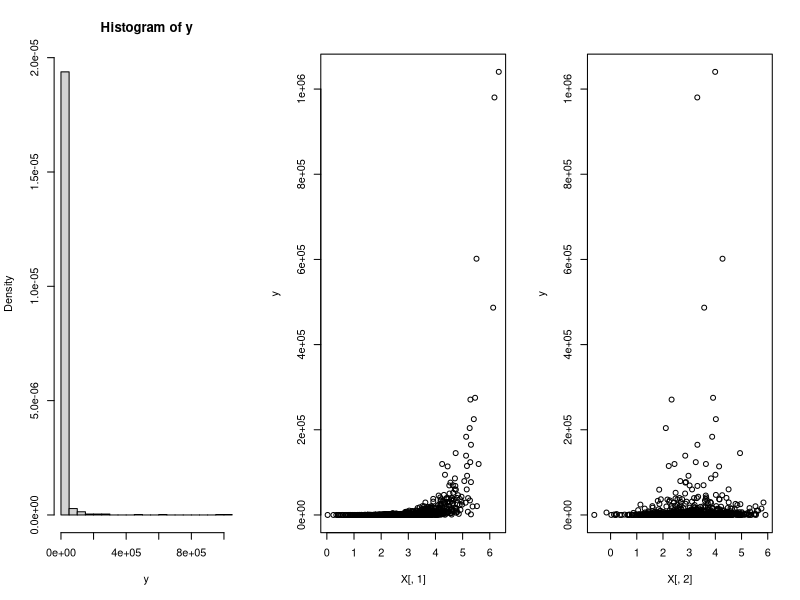
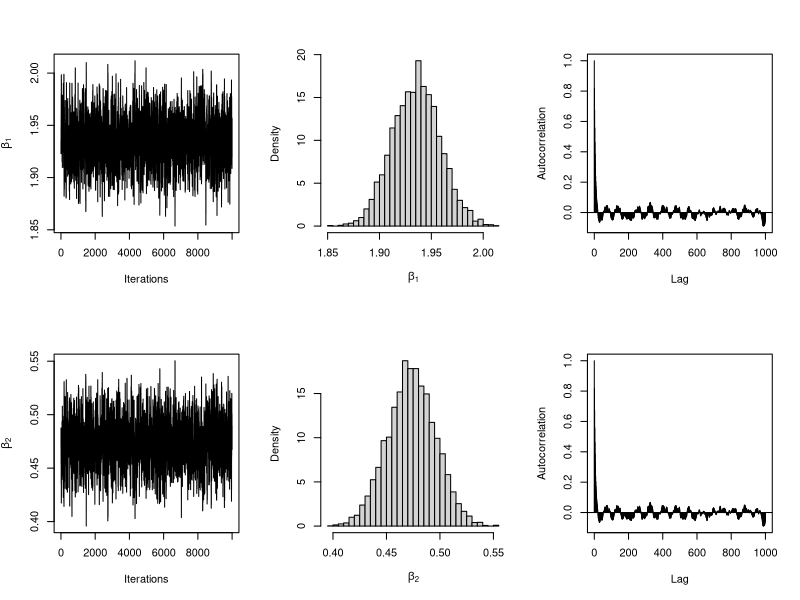
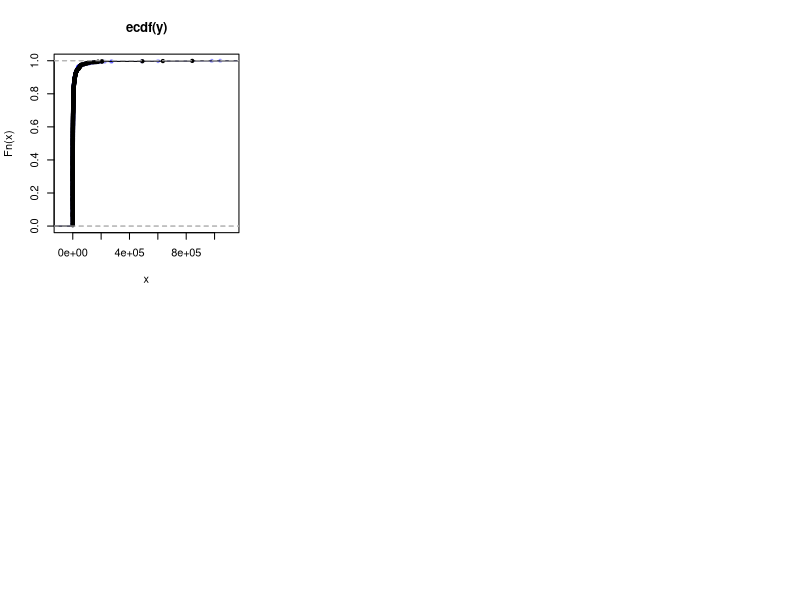
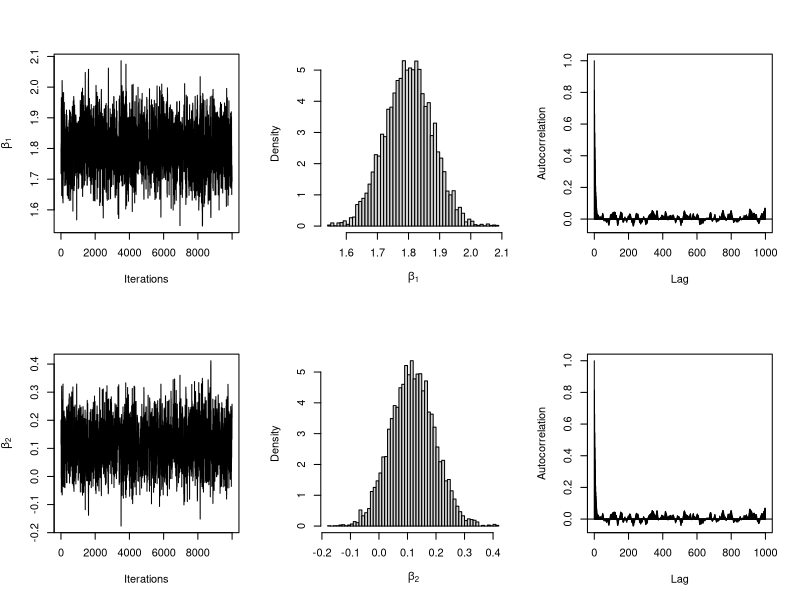

Write the R code that produced these figures, in order.
## ---- chunk 1
geometricll=function(beta,y,X)
{
# LOG-POSTERIOR OF beta FOR THE GEOMETRIC MODEL UNDER FLAT PRIOR
mu=exp(X%*%as.vector(beta)) #mu=(1-p)/p
sum((y)*log(mu)-(y+1)*log(1+mu))
}

#Now let's write the MCM algorithm
hmflatgeometric=function(niter,y,X,scale)
{
# A GAUSSIAN RANDOM WALK MH SAMPLER FOR THE PROBIT MODEL
# UNDER FLAT PRIOR

library(mnormt)
p=dim(X)[2] #select the number of columns of X 
mod=summary(glm.nb(y ~ 0+X, link = log)) 
beta=matrix(0,niter,p) #matrix of 0 of dim (niter,p)
beta[1,]=as.vector(mod$coeff[,1])  #as.vector(mod$coeff[,1])
Sigma2=as.matrix(mod$cov.unscaled) # the asymptotic (Fisher)covariance matrix Σ of the                                     maximum likelihood estimate as the covariance matrix
for (i in 2:niter)
{
tildebeta=rmnorm(1,beta[i-1,],scale*Sigma2) #rmnorm is a speed-optimised version of the                                               rnorm
llr=geometricll(tildebeta,y,X)-geometricll(beta[i-1,],y,X) #log of the ratio pi(y)/pi(x)
if (runif(1)<=exp(llr)) beta[i,]=tildebeta 
else {
  beta[i,]=beta[i-1,]}
}
beta
}

## ---- chunk 2
library(MASS)
n=100
X<-matrix(rnorm(2*n,mean = 3, sd = 1),ncol=2)
b<-runif(2,0,1)
y=rep(0,n)
posterior=rep(0,n)
mu=rep(0,n)
for (i in 1:n){
  mu[i]=exp(X[i,]%*%b)
  y[i]=rgeom(1, 1/(1+mu[i]))
}
ifelse(mu>1, TRUE, FALSE)
## ---- chunk 3
library(MASS)
n=1000
X<-matrix(rnorm(2*n,mean = 3, sd = 1),ncol=2)
b<-runif(2,0,2)
y=rep(0,n)
posterior=rep(0,n)
mu=rep(0,n)
for (i in 1:n){
  mu[i]=exp(X[i,]%*%b)
  y[i]=rgeom(1, 1/(1+mu[i]))
}
state=ifelse(mu>1, TRUE, FALSE) 

if(!all(state)) stop("This is an error message: mu must be >1") 

#VISUALISATION OF DATA
par(mfrow=c(1,3))
hist(y,nclass=20, prob=TRUE)
plot(X[,1],y)
plot(X[,2],y)

#USE OF hmflatgeometric
flatgeometric=hmflatgeometric(10000,y,X,1)

#PLOT OF useful hmflatgeometric information
par(mfrow=c(2,3))
plot(flatgeometric[,1],type="l",xlab="Iterations",ylab=expression(beta[1]))
hist(flatgeometric[1001:10000,1],nclass=50, prob=TRUE,main="",xlab=expression(beta[1]))
acf(flatgeometric[1001:10000,1],lag=1000,main="",ylab="Autocorrelation",ci=F)

plot(flatgeometric[,2],type="l",xlab="Iterations",ylab=expression(beta[2]))
hist(flatgeometric[1001:10000,2],nclass=50,prob=TRUE,main="",xlab=expression(beta[2]))
acf(flatgeometric[1001:10000,1],lag=1000,main="",ylab="Autocorrelation",ci=F)

sprintf("The expected beta was: [ %f %f ]", b[1], b[2])
sprintf("While the obtained (average) beta is: [ %f %f ]", mean(flatgeometric[,1]), mean(flatgeometric[,2]))

#OBTAINED ECDF
y_f=rep(0,n)
for (i in 1:n){
  mu_f=exp(X[i,]%*%c(mean(flatgeometric[,1]),mean(flatgeometric[,2])))
  y_f[i]=rgeom(1, 1/(1+mu_f))}

plot(ecdf(y), col=rgb(0,0,1,1/4))
plot(ecdf(y_f), add=T)


## ---- chunk 4
library(MASS)
test_geom=function(niter,y,X,scale)
{
# A GAUSSIAN RANDOM WALK MH SAMPLER FOR THE PROBIT MODEL
# UNDER FLAT PRIOR

library(mnormt)
p=dim(X)[2] #select the number of columns of X 
mod=summary(glm.nb(y ~ 0+X, link = log)) 
beta=matrix(0,niter,p) #matrix of 0 of dim (niter,p)
beta[1,]=as.vector(mod$coeff[,1])  #as.vector(mod$coeff[,1])
Sigma2=as.matrix(mod$cov.unscaled) # the asymptotic (Fisher)covariance matrix Σ of the                                     maximum likelihood estimate as the covariance matrix
reject=0
for (i in 2:niter)
{
tildebeta=rmnorm(1,beta[i-1,],scale*Sigma2) #rmnorm is a speed-optimised version of the                                               rnorm
llr=geometricll(tildebeta,y,X)-geometricll(beta[i-1,],y,X) #log of the ratio pi(y)/pi(x)
if (runif(1)<=exp(llr)) beta[i,]=tildebeta 
else {
  reject=reject+1
  beta[i,]=beta[i-1,]}
}
result<-list(beta,reject/niter)
names(result)<-c("beta", 'rej_rate')
return(result)
}

#data generation
n=100
X<-matrix(rnorm(2*n,mean = 3, sd = 1),ncol=2)
b<-runif(2,0,2)
y=rep(0,n)
posterior=rep(0,n)
mu=rep(0,n)
for (i in 1:n){
  mu[i]=exp(X[i,]%*%b)
  y[i]=rgeom(1, 1/(1+mu[i]))
}

#check existing conditions
state=ifelse(mu>1, TRUE, FALSE) 
if(!all(state)) stop("mu<1") #mu must be >1

#results

result<-test_geom(10000,y,X,1)
flatgeometric=matrix(unlist(result[1]), ncol=2, byrow=F)
flatgeometric_2=hmflatgeometric(10000,y,X,1)

taux_refuse<-result[2]

#plot
par(mfrow=c(2,3))
plot(flatgeometric[,1],type="l",xlab="Iterations",ylab=expression(beta[1]))
hist(flatgeometric[1001:10000,1],nclass=50, prob=TRUE,main="",xlab=expression(beta[1]))
acf(flatgeometric[1001:10000,1],lag=1000,main="",ylab="Autocorrelation",ci=F)

plot(flatgeometric[,2],type="l",xlab="Iterations",ylab=expression(beta[2]))
hist(flatgeometric[1001:10000,2],nclass=50,prob=TRUE,main="",xlab=expression(beta[2]))
acf(flatgeometric[1001:10000,1],lag=1000,main="",ylab="Autocorrelation",ci=F)

sprintf("The expected beta was: [ %f %f ]", b[1], b[2])
sprintf("While the obtained (average) beta is: [ %f %f ]", mean(flatgeometric[,1]), mean(flatgeometric[,2]))


## ---- chunk 5
library(MASS)
n=1000
for (k in 1:10){
X<-matrix(rnorm(2*n,mean = 3, sd = 1),ncol=2)
b<-runif(2,0,2)
y=rep(0,n)
posterior=rep(0,n)
for (i in 1:n){
  mu=exp(X[i,]%*%b)
  y[i]=rgeom(1, 1/(1+mu))
}
results_1=rep(0,10)
results_2=rep(0,10)

flatgeometric=hmflatgeometric(10000,y,X,0.1)
results_1[k]=mean(flatgeometric[,1])-b[1]
results_2[k]=mean(flatgeometric[,2])-b[2]}
print("TEST RESULTS")
sprintf("MIN ABSOLUTE ERROR : [ %f %f ]", min(abs(results_1)), min(abs(results_2)))
sprintf("MAX ABSOLUTE ERROR: [ %f %f ]", max(abs(results_1)), max(abs(results_2)))
sprintf("MEAN ABSOLUTE ERROR : [ %f %f ]", mean(abs(results_1)), mean(abs(results_2)))


